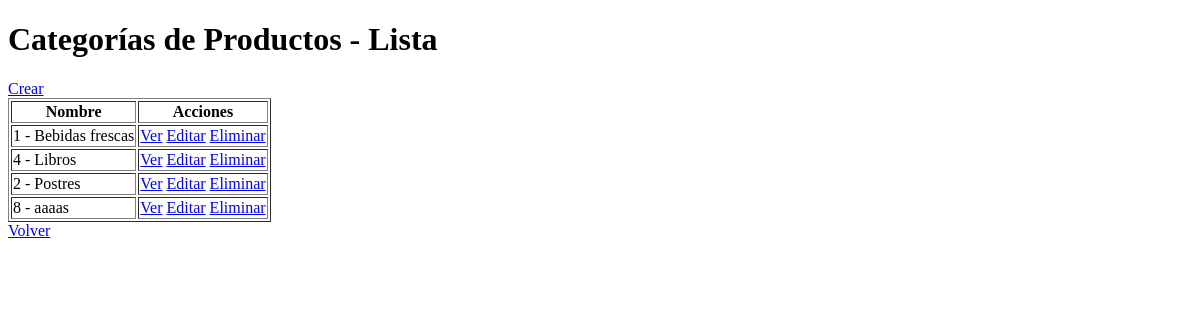
Before: /producto/categoria/list with the older database file.
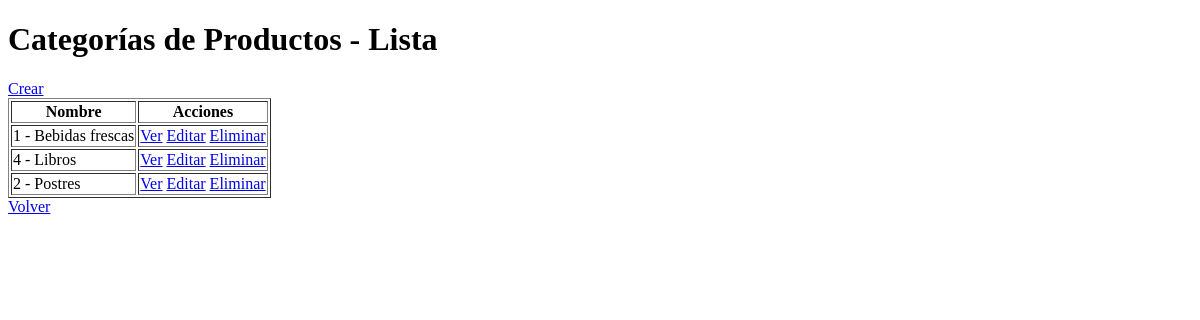
After: the same page with the newer database file.
### producto/models.py (models this page shows, shortened)
class Categoria(models.Model):
    nombre = models.CharField(max_length=100, unique=True)
    descripcion = models.TextField(blank=True, default="", verbose_name="descripción")
    class Meta:
        verbose_name = "Categoría de Productos"
        verbose_name_plural = "Categorías de Productos"
        ordering = ("nombre",)

### producto/views.py (the view)
# urls.py: path("categoria/list", views.categoria_list, name="categoria_list"),
def categoria_list(request: HttpRequest) -> HttpResponse:
    categorias = Categoria.objects.all()
    return render(request, "producto/categoria_list.html", {"categorias": categorias})

### producto/templates/producto/categoria_list.html
{% extends "core/base.html" %}
{% block contenido %}
    <h1>Categorías de Productos - Lista</h1>
    <a href="{% url 'producto:categoria_create' %}">Crear</a>
    <table border="1">
        <thead>
            <tr>
                <th>Nombre</th>
                <th>Acciones</th>
            </tr>
        </thead>
        <tbody>
            {% for categoria in categorias %}
                <tr>
                    <td>{{ categoria.id }} - {{ categoria.nombre }}</td>
                    <td>
                        <a href="{% url 'producto:categoria_detail' categoria.id %}">Ver</a>
                        <a href="{% url 'producto:categoria_update' categoria.id %}">Editar</a>
                        <a href="{% url 'producto:categoria_delete' categoria.id %}">Eliminar</a>
                    </td>
                </tr>
            {% endfor %}
        </tbody>
    </table>
    <div>
        <a href="{% url 'producto:home' %}">Volver</a>
    </div>
{% endblock contenido %}

Changed rows visible on the page:
removed Categoria: id "8", nombre "aaaas"
